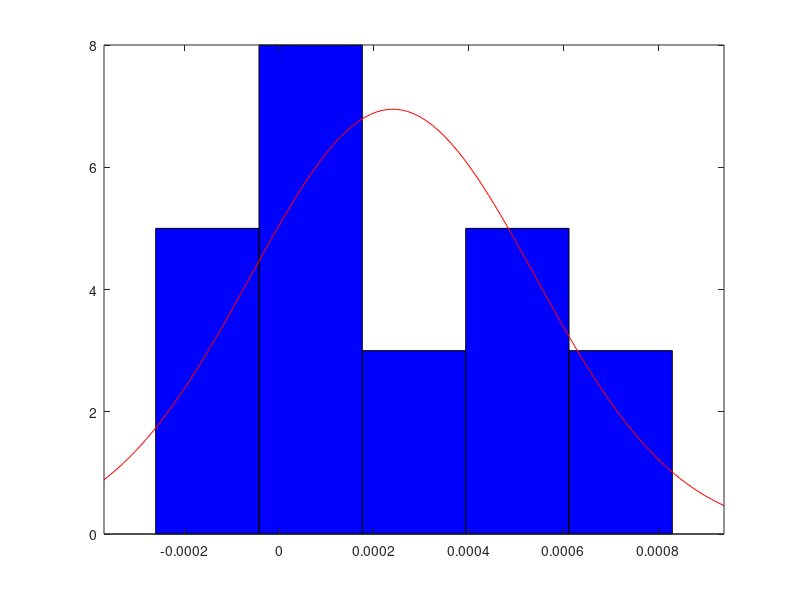

Here is the MATLAB script that generated this plot:



%% round tourht
clear
load("RealG3.mat")
plot(position(:,2),position(:,3))
clear
%%
%% Task 7.1 Calculate the normal distribution parameters
clear
load("calibration_data.mat")
% we know where the car is
% we know how long a beep should take to arrive
% since the car is still, each measure should be 0.5 away from the next
% using this we can get the error
errors = zeros(8,24);

for i = 1:size(tphat,2) - 1
    errors(:,i) = tphat(:,i + 1) - tphat(:,i);
end
chirp_interval = 0.5;
errors = errors - chirp_interval;
sel_err = errors(6,:);
err_mean = mean(sel_err);
err_std = std(sel_err);

histfit(sel_err)

%%